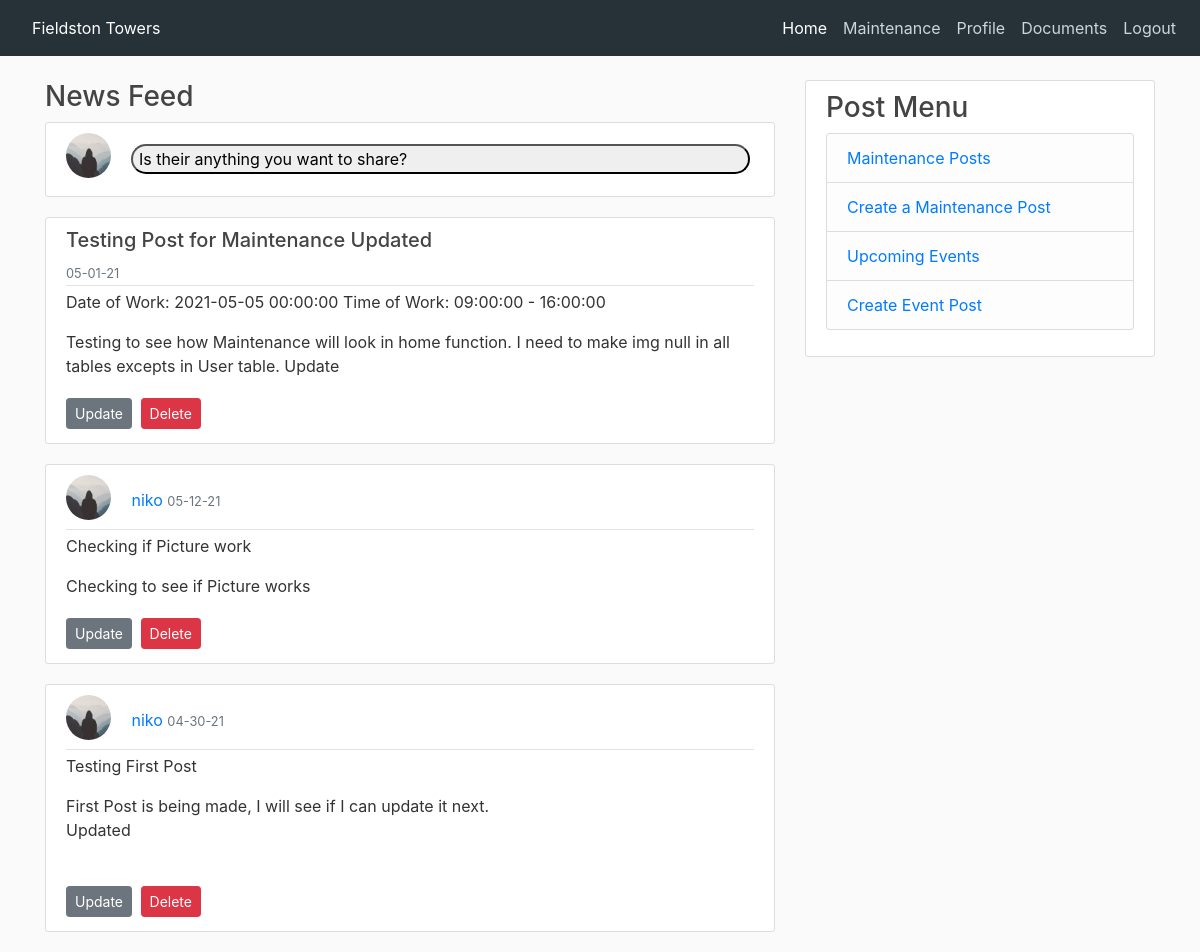
Screenshot of /home (signed in) with the database file from the repository.
### app/models.py (models this page shows, shortened)
class Maintenance(db.Model):
    id = db.Column(db.Integer, primary_key=True)
    maintenance_img = db.Column(db.String(20), nullable=False, default='default.jpg')
    title = db.Column(db.String(120))
    body = db.Column(db.String)
    start = db.Column(db.Time)
    end = db.Column(db.Time)
    date = db.Column(db.DateTime)
    timestamp = db.Column(db.DateTime, default=datetime.utcnow())
    user_id = db.Column(db.Integer, db.ForeignKey('user.id'))

class CommunityBoard(db.Model):
    id = db.Column(db.Integer, primary_key=True)
    title = db.Column(db.String)
    post_img = db.Column(db.String(20), nullable=True)
    body = db.Column(db.String)
    user_id = db.Column(db.Integer, db.ForeignKey('user.id'))
    timestamp = db.Column(db.DateTime, default=datetime.utcnow())

class User(UserMixin, db.Model):
    id = db.Column(db.Integer, primary_key=True)
    username = db.Column(db.String(20), unique=True, nullable=False)
    first_name = db.Column(db.String(60), nullable=False)
    last_name = db.Column(db.String(60), nullable=False)
    phone_number = db.Column(db.String())
    email = db.Column(db.String(120), unique=True, nullable=False)
    profile_img = db.Column(db.String(20), default='default.jpg')
    password_hash = db.Column(db.String(128), nullable=False)
    email_notification = db.Column(db.Boolean, default=False)
    test_notification = db.Column(db.Boolean, default=False)
    posts = db.relationship('CommunityBoard', backref='author', lazy=True)
    maintenances = db.relationship('Maintenance', backref='author', lazy=True)
    events = db.relationship('Event', backref='author', lazy=True)
    admin = db.Column(db.Boolean, default=False)

### app/routes.py (the view)
@app.route('/home', methods=['GET', 'POST'])
@login_required
def home():
    image_file = url_for('static', filename='profile_pics/default.jpg')
    form = CommunityBoardForm()
    if form.validate_on_submit():
        posts = CommunityBoard(title=form.title.data, body=form.post.data, post_img=form.post_img.data, author=current_user)
        db.session.add(posts)
        db.session.commit()
        flash('Post Successful')
    posts = CommunityBoard.query.order_by(CommunityBoard.timestamp.desc()).all()
    maintenance_post = Maintenance.query.order_by(Maintenance.timestamp.desc()).all()
    return render_template('home.html', form=form, posts=posts,maintenance_post=maintenance_post, image_file=image_file)

### app/models.py (called while the page is built)
@login.user_loader
def load_user(id):
    return User.query.get(int(id))

### app/templates/home.html (shortened to what this page needs)
{% extends "base_login.html" %}
{% block content %}
<main>
    <h3>News Feed</h3>
    <article class="media content-section">
        <img class="rounded-circle article-img"
             src="{{ url_for('static', filename='profile_pics/default.jpg')}}">
        <button class="open-button buttonStyle" id="myBtn">
            Is their anything you want to share?
        </button>
    </article>
    {% for post in maintenance_post %}
    <article class="media content-section">
        <div class="media-body">
            <div class="article-metadata">
                <h5 class="">{{ post.title}}</h5>
                <small class="text-muted">{{ post.timestamp.strftime('%m-%d-%y') }}</small>
            </div>
            <p class="article-content">Date of Work: {{ post.date }} Time of Work: {{post.start}} - {{post.end}}</p>
            <p class="article-content">{{ post.body }}</p>
            {% if post.author == current_user %}
            <div>
                <a class="btn btn-secondary btn-sm mt-1 mb-1"
                   href="{{ url_for('maintenance_update', post_id=post.id) }}">Update</a>
                <button type="button" class="btn btn-danger btn-sm m-1" data-toggle="modal"
                        data-target="#deleteModalMaintenance">
                    Delete
                </button>
            </div>
            {% endif %}
        </div>
    </article>
    {% endfor %}
    {% for post in posts %}
    <article class="media content-section">
        <div class="media-body">
            <div class="article-metadata">
                <img class="rounded-circle article-img"
                     src="{{ url_for('static', filename='profile_pics/default.jpg')}}">
                <a href="#">{{ post.author.username }}</a>
                <small class="text-muted">{{ post.timestamp.strftime('%m-%d-%y') }}</small>
            </div>
            <p class="article-content">{{ post.title}}</p>
            <p class="article-content">{{ post.body }}</p>
            {% if post.author == current_user %}
            <div>
                <a class="btn btn-secondary btn-sm mt-1 mb-1" href="{{ url_for('update_post', post_id=post.id) }}">Update</a>
                <button type="button" class="btn btn-danger btn-sm m-1" data-toggle="modal" data-target="#deleteModal">
                    Delete
                </button>
            </div>
            {% endif %}
        </div>
    </article>
    {% endfor %}
</main>
{% endblock content %}

### app/static/css/base_login.css (style rules this page uses)
body { background: #fafafa; color: #333333; margin-top: 5rem; }
h1, h2, h3, h4, h5, h6 { color: #444444; }
.content-section { background: #ffffff; padding: 10px 20px; border: 1px solid #dddddd; border-radius: 3px; margin-bottom: 20px; }
.article-content { white-space: pre-line; }
.article-img { height: 45px; width: 45px; margin-right: 16px; margin-bottom: 8px; }
.article-metadata { padding-bottom: 1px; margin-bottom: 4px; border-bottom: 1px solid #e3e3e3 }
.buttonStyle { display: flex; margin: auto; width: 90%; border-radius: 20px; }

### rows the page displays
Maintenance: title "Testing Post for Maintenance Updated", timestamp "05-01-21", date "2021-05-05 00:00:00", start "09:00:00", end "16:00:00", body "Testing to see how Maintenance will look in home function. I need to make img null in all tables excepts in User table. Update"
CommunityBoard: author.username "niko", timestamp "05-12-21", title "Checking if Picture work", body "Checking to see if Picture works"
CommunityBoard: author.username "niko", timestamp "04-30-21", title "Testing First Post", body "First Post is being made, I will see if I can update it next. Updated"
